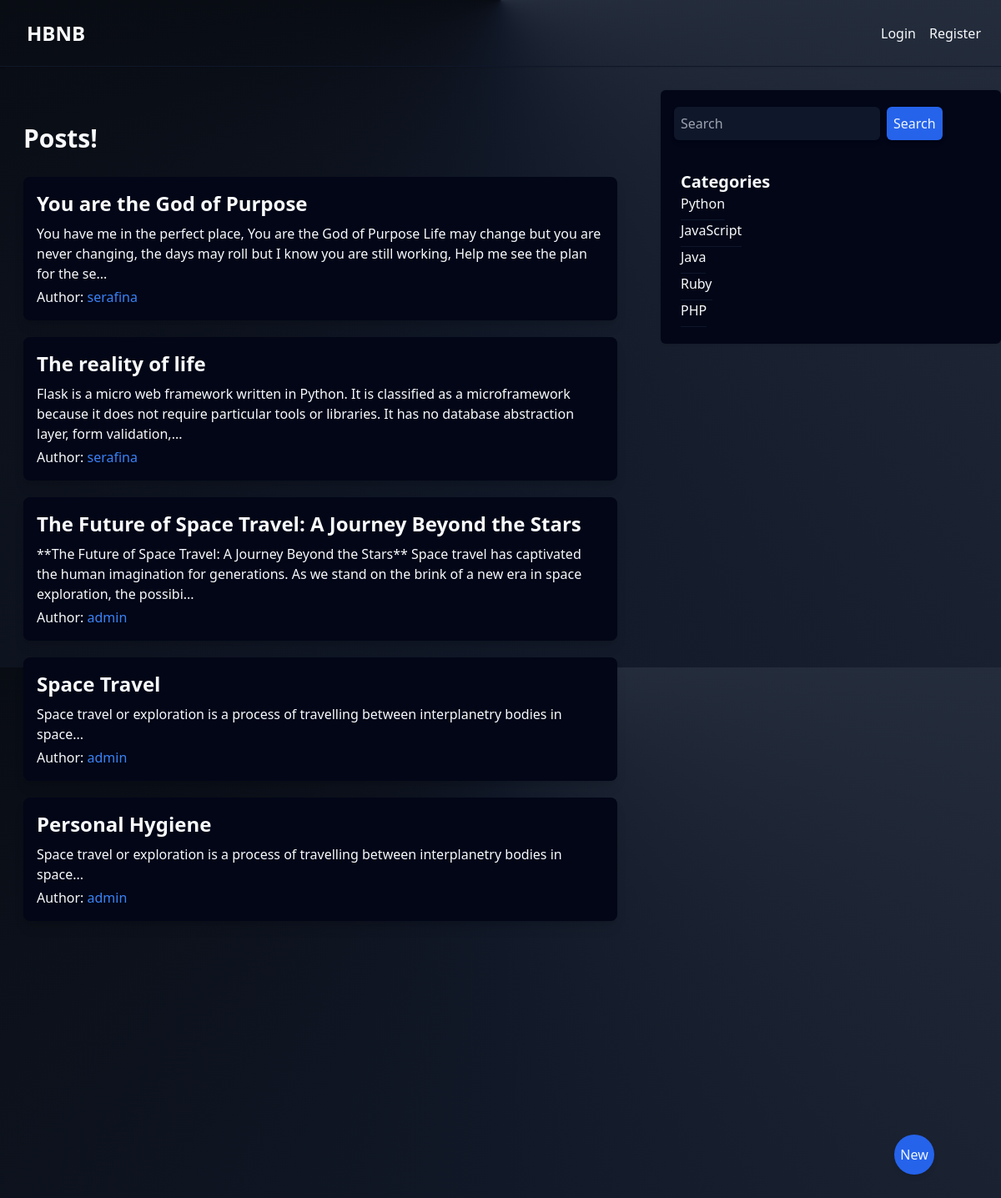
The page / on the database its author committed.
### posts/models.py (models this page shows, shortened)
class Post(db.Model):
    id = db.Column(db.Integer, primary_key=True)
    title = db.Column(db.String(100), nullable=False)
    date_posted = db.Column(db.DateTime, nullable=False, default=datetime.now())
    content = db.Column(db.Text, nullable=False)
    user_id = db.Column(db.Integer, db.ForeignKey('user.id'), nullable=False)

class User(db.Model, UserMixin):
    id = db.Column(db.Integer, primary_key=True)
    username = db.Column(db.String(20), unique=True, nullable=False)
    email = db.Column(db.String(120), unique=True, nullable=False)
    password = db.Column(db.String(60), nullable=False)
    picture = db.Column(db.String(20), nullable=False, default='default.jpg')
    posts = db.relationship('Post', backref='author', lazy=True)

### posts/routes.py (the view)
@app.route('/')
def home():
    posts = Post.query.all()
    sorted_posts = sorted(posts, key=lambda x: x.date_posted, reverse=True)
    return render_template('home.html', data='Hello HBNB!', posts=sorted_posts)

### posts/routes.py (called while the page is built)
@app.context_processor
def inject_dict_for_all_templates():
    profile_picture = 'static/profile_pics/default.jpg'
    if current_user.is_authenticated:
        profile_picture = url_for('static', filename='profile_pics/' + current_user.picture)
    return dict(profile_picture=profile_picture)

### posts/templates/home.html
{% extends "layout.html" %}
{% block content %}
    <section class="flex justify-center py-6 px-4 rounded-lg flex-col gap-3 min-w-2xl max-w-3xl">
          {% if current_user.is_authenticated %}
               <h1 class="text-3xl text-slate-50 font-bold antialiased my-4">Welcome back <b class="font-semibold text-blue-500">{{ current_user.username }}</b>!</h1>
          {% else %}
               <h1 class="text-3xl text-slate-50 font-bold antialiased my-4">Posts!</h1>
          {% endif %}
          <section class="flex flex-col gap-5 w-full min-h-[88vh]">
               {% for post in posts %}
                    <a href="{{ url_for('post_detail', post_id=post.id) }}" class="bg-slate-950 p-4 rounded-lg shadow-lg hover:opacity-70 hover:transition-all hover:bg-slate-950">
                         <h2 class="text-2xl text-slate-50 font-bold antialiased">{{ post.title }}</h2>
                         <p class="text-slate font-light mt-2">{{ post.content[:200] }}...</p>
                         <p class="text-slate font-light mt-1">Author: <b class="text-blue-500">{{ post.author.username }}</b></p>
                    </a>
               {% endfor %}
          </section>
     </section>
{% endblock %}

### rows shown on the page
Post: title "You are the God of Purpose", content "You have me in the perfect place, You are the God of Purpose Life may change but you are never changing, the days may roll but I know you are still working, Help me see the plan for the se", author.username "serafina"
Post: title "The reality of life", content "Flask is a micro web framework written in Python. It is classified as a microframework because it does not require particular tools or libraries. It has no database abstraction layer, form validation,", author.username "serafina"
Post: title "The Future of Space Travel: A Journey Beyond the Stars", content "**The Future of Space Travel: A Journey Beyond the Stars** Space travel has captivated the human imagination for generations. As we stand on the brink of a new era in space exploration, the possibi", author.username "admin"
Post: title "Space Travel", content "Space travel or exploration is a process of travelling between interplanetry bodies in space", author.username "admin"
Post: title "Personal Hygiene", content "Space travel or exploration is a process of travelling between interplanetry bodies in space", author.username "admin"
